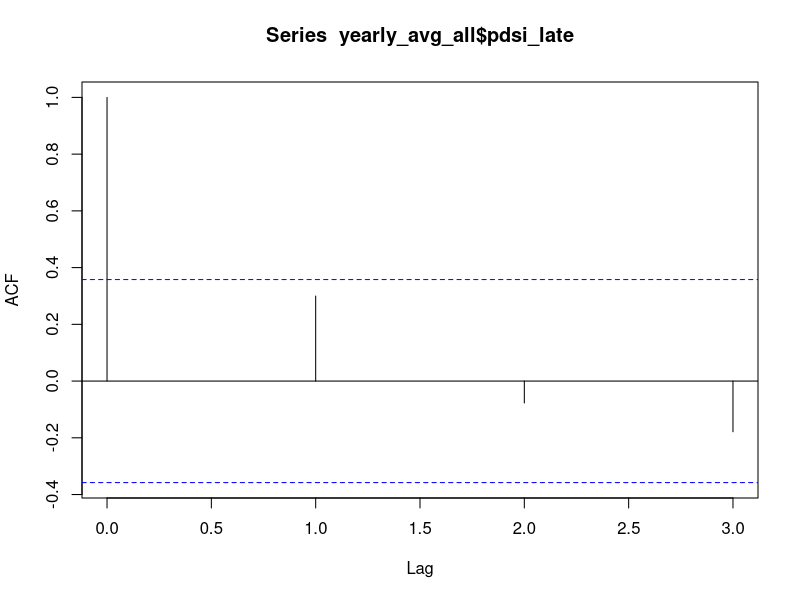
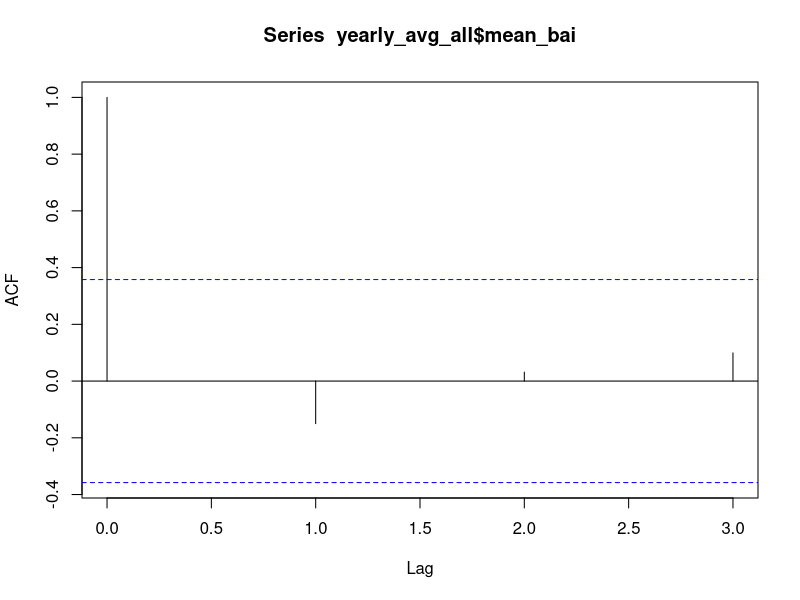
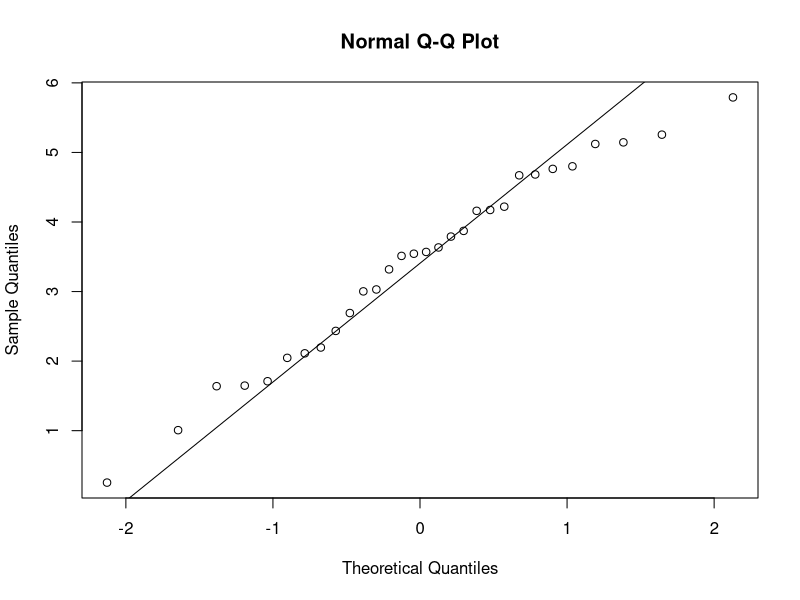
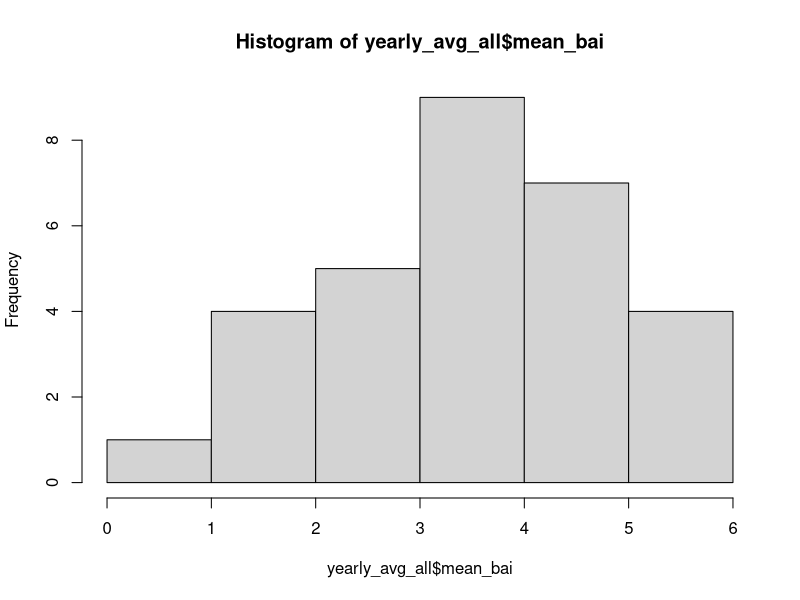
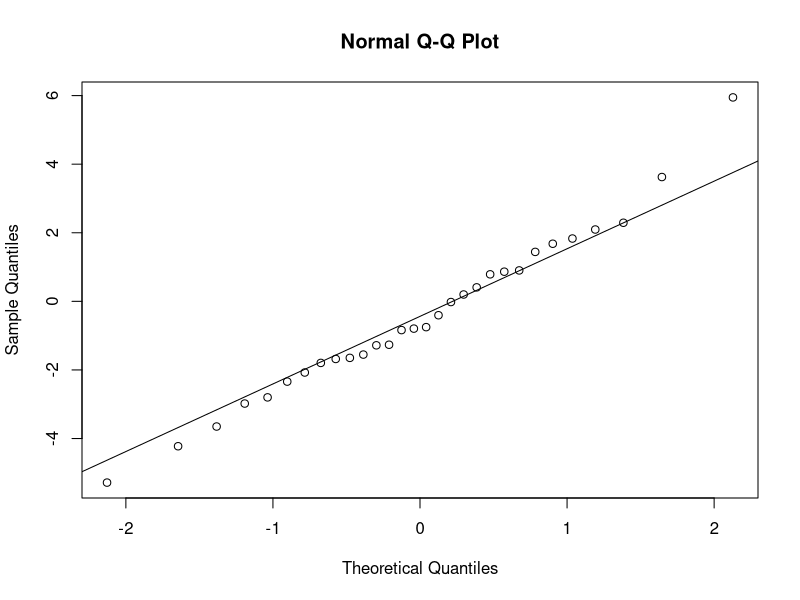
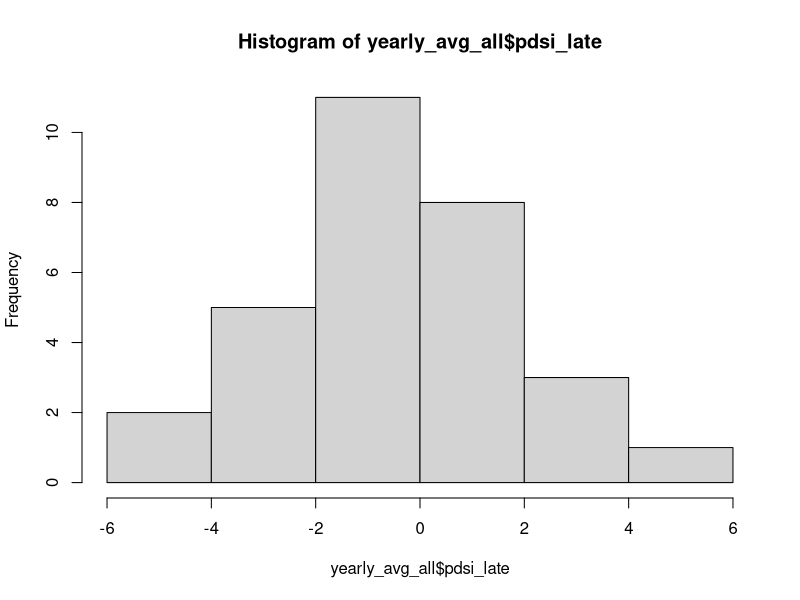
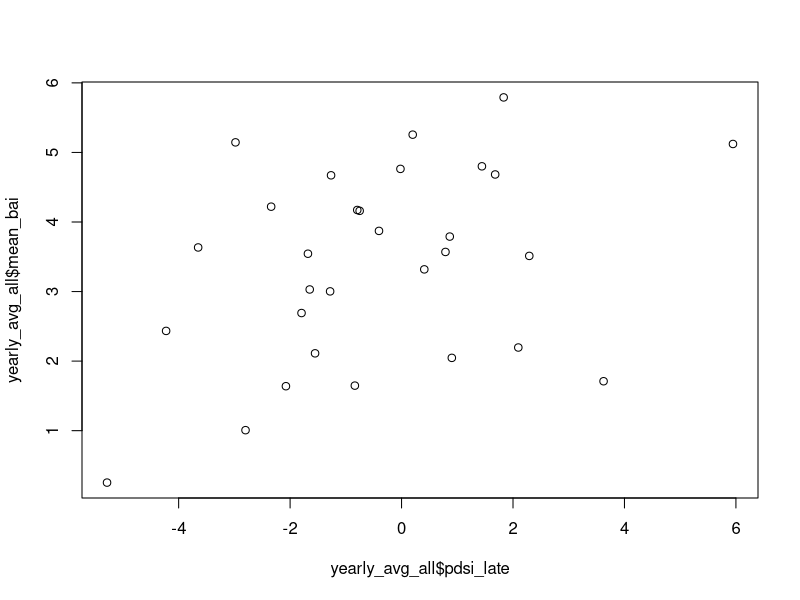
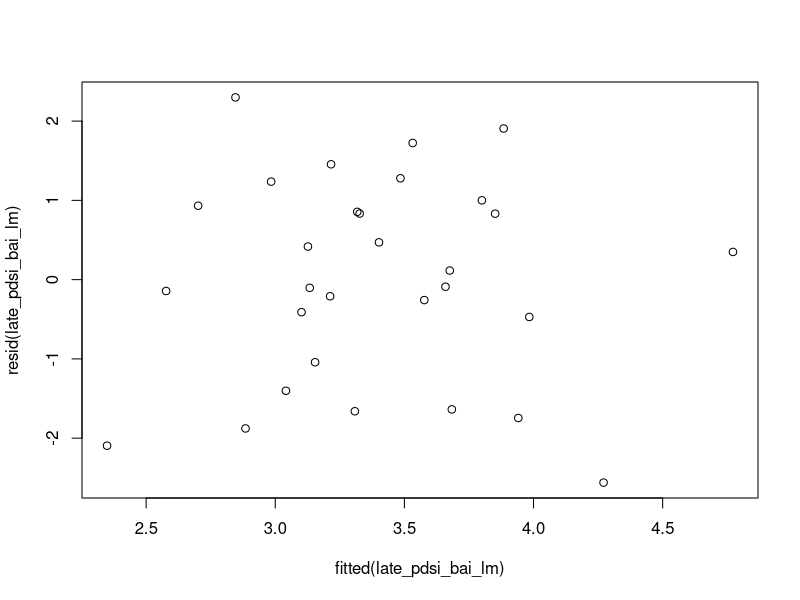

The R script that drew these images, in order: (Note: this script raises an error after producing the figures.)
# Load packages -----------------------------------------------------------

library(tidyverse)
library(lmtest)
library(car)

# Load data ---------------------------------------------------------------

duct_metrics <- read.csv('complete_data_12.1.25.csv')

duct_metrics_1990to2019 <- duct_metrics %>% #these are trees just exposed to ambient conditions
  filter(year < 2020) %>% 
  filter(group != 'legacy')

#Average across all trees

yearly_avg_all <- duct_metrics_1990to2019 %>% 
  group_by(year) %>% 
  summarise(
    mean_bai = mean(bai_cm2, na.rm = TRUE),
    pdsi_early = mean(pdsi_early_growing_season),
    pdsi_late = mean(pdsi_late_growing_season)
  )

#Look at autocorrelation 
acf(yearly_avg_all$pdsi_late, lag.max = 3) #not autocorrelated, but close
acf(yearly_avg_all$mean_bai, lag.max = 3) #not autocorrelated

#Check normality
qqnorm(yearly_avg_all$mean_bai); qqline(yearly_avg_all$mean_bai) #fairly normal, some deviation at tail
hist(yearly_avg_all$mean_bai) #not too bad

qqnorm(yearly_avg_all$pdsi_late); qqline(yearly_avg_all$pdsi_late) #fairly normal, some deviation at tail
hist(yearly_avg_all$pdsi_late) #looks normal

#Scatterplot

plot(yearly_avg_all$pdsi_late, yearly_avg_all$mean_bai)
#vaguely linear

#BAI and late PDSI linear model ------------------------------------------

late_pdsi_bai_lm <- lm(mean_bai ~ pdsi_late, data = yearly_avg_all)

summary(late_pdsi_bai_lm) #slightly significant

#Check assumptions
plot(fitted(late_pdsi_bai_lm), resid(late_pdsi_bai_lm)) #no clear pattern
plot(late_pdsi_bai_lm, which = 4) #some large values: 17, 22, 30
plot(late_pdsi_bai_lm, which = 5)
qqPlot(late_pdsi_bai_lm) #residuals normal enough
acf(resid(late_pdsi_bai_lm), lag.max = 3) #no significant autocorrelation 

#Check influence of specific points on coefficients
model_no17_late  <- lm(mean_bai ~ pdsi_late, data = yearly_avg_all[-17, ])
model_no22_late  <- lm(mean_bai ~ pdsi_late, data = yearly_avg_all[-22, ])
model_no30_late  <- lm(mean_bai ~ pdsi_late, data = yearly_avg_all[-30, ])

# Compute DFBETAs
dfb_late <- dfbeta(late_pdsi_bai_lm)
# Calculate cutoff
cutoff <- 2 / sqrt(nrow(yearly_avg_all))
# Check if any exceed cutoff
apply(abs(dfb_late), 2, function(x) any(x > cutoff)) #none exceeding cutoff

coef(late_pdsi_bai_lm)
coef(model_no17_late)
coef(model_no22_late)
coef(model_no30_late)

#No changes larger than 1 std. error, but some pretty big % changes. SE is wide. 

summary(model_no17_late)
summary(model_no22_late) #not significant
summary(model_no30_late)
#Some become not significant, model not very stable, relationship is fragile

#technically, since no variables had significant autocorrelation, I can calculate correlation
#weak, not significant
pearson_cor <- cor.test(yearly_avg_all$pdsi_late, yearly_avg_all$mean_bai)
cor.test(yearly_avg_all$pdsi_late, yearly_avg_all$mean_bai, method = 'spearman') 

# Plot --------------------------------------------------------------------

ggplot(yearly_avg_all, aes(pdsi_late, y = mean_bai)) +
  geom_point(alpha = 0.9) +
  geom_smooth(method = 'lm', alpha = 0.3) + #barely significant slope test
  theme_bw(base_size = 15) +
  labs(x = 'Mean PDSI (July-October)',
       y = 'Mean BAI (cm²)') +
  scale_x_continuous(n.breaks = 10) +
  scale_y_continuous(n.breaks = 6) +
  theme(panel.grid.minor = element_blank()) 

ggsave('Output/pdsi_figures/late_pdsi_bai.png', width = 7, height = 6, bg = 'white')

# Important values --------------------------------------------------------
coef(late_pdsi_bai_lm)
confint(late_pdsi_bai_lm) #nearly contains 0
summary(late_pdsi_bai_lm) #slightly significant

#There is slightly statistically significant (p = 0.0438) relationship between late summer/fall PDSI and mean basal area increment.
#95% confidence interval: 0.006, 0.425
#Excluding certain outliers has fairly large impact on slope and p-values; relationship is not very robust.